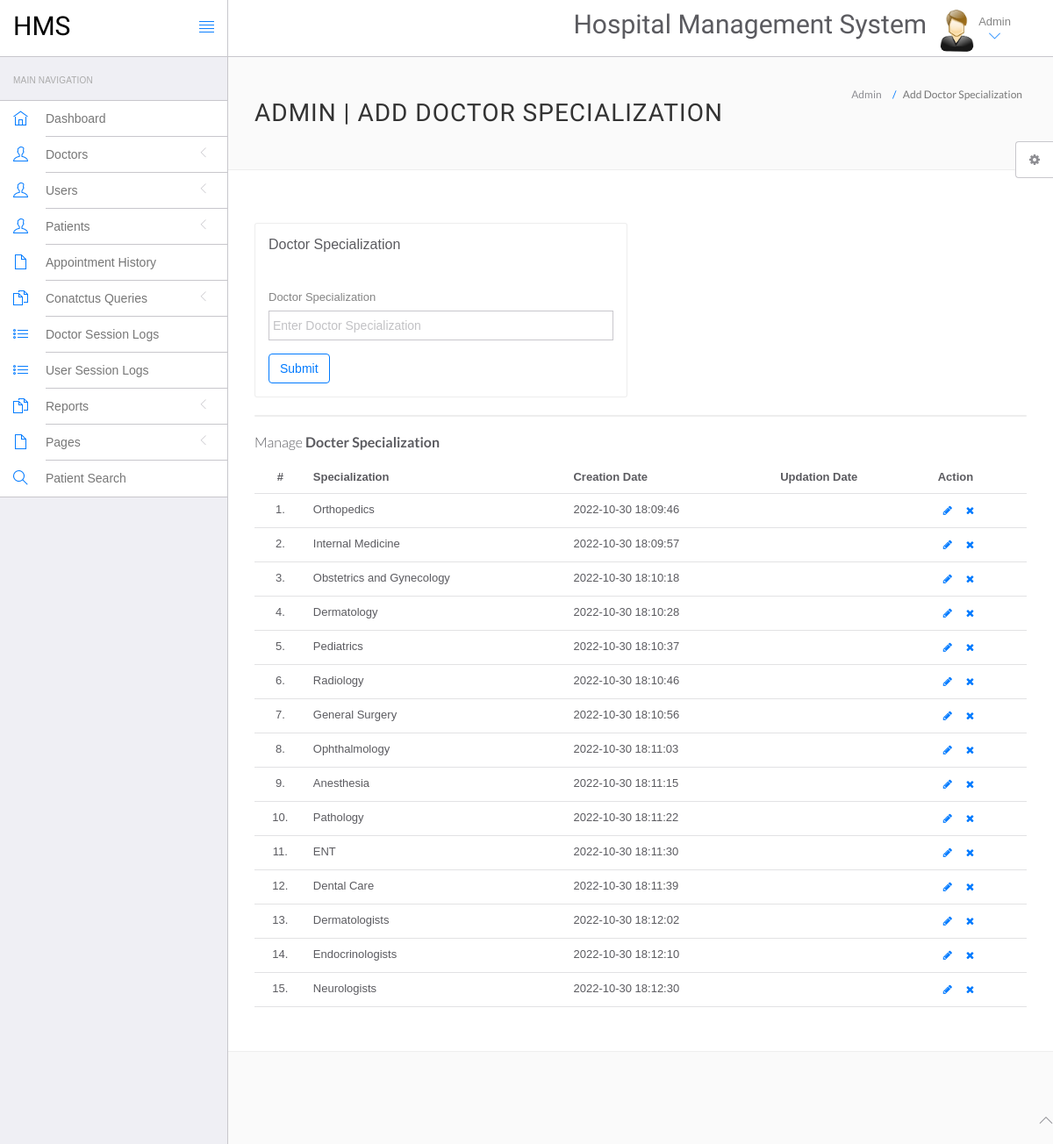
Page /hospital/hms/admin/doctor-specilization.php (signed in) on the committed database.
### tables this page shows
CREATE TABLE `doctorspecilization` (
  `id` int(11) NOT NULL,
  `specilization` varchar(255) DEFAULT NULL,
  `creationDate` timestamp NULL DEFAULT current_timestamp(),
  `updationDate` timestamp NULL DEFAULT NULL ON UPDATE current_timestamp()
);

### hospital/hms/admin/doctor-specilization.php (the view, shortened to what this page needs)
<?php
include('include/config.php');
if(strlen($_SESSION['id']==0)) {
 header('location:logout.php');
  } else{
?>
<!DOCTYPE html>
<html lang="en">
	<head>
		<link rel="stylesheet" href="vendor/bootstrap/css/bootstrap.min.css">
		<link rel="stylesheet" href="vendor/fontawesome/css/font-awesome.min.css">
		<link rel="stylesheet" href="vendor/themify-icons/themify-icons.min.css">
		<link href="vendor/animate.css/animate.min.css" rel="stylesheet" media="screen">
		<link href="vendor/perfect-scrollbar/perfect-scrollbar.min.css" rel="stylesheet" media="screen">
		<link href="vendor/switchery/switchery.min.css" rel="stylesheet" media="screen">
		<link href="vendor/bootstrap-touchspin/jquery.bootstrap-touchspin.min.css" rel="stylesheet" media="screen">
		<link href="vendor/select2/select2.min.css" rel="stylesheet" media="screen">
		<link href="vendor/bootstrap-datepicker/bootstrap-datepicker3.standalone.min.css" rel="stylesheet" media="screen">
		<link href="vendor/bootstrap-timepicker/bootstrap-timepicker.min.css" rel="stylesheet" media="screen">
		<link rel="stylesheet" href="assets/css/styles.css">
		<link rel="stylesheet" href="assets/css/plugins.css">
		<link rel="stylesheet" href="assets/css/themes/theme-1.css" id="skin_color" />
	</head>
	<body>
		<div id="app">
<?php include('include/sidebar.php');?>
			<div class="app-content">
						<?php include('include/header.php');?>
				<div class="main-content" >
					<div class="wrap-content container" id="container">
						<section id="page-title">
							<div class="row">
								<div class="col-sm-8">
									<h1 class="mainTitle">Admin | Add Doctor Specialization</h1>
																	</div>
								<ol class="breadcrumb">
									<li>
										<span>Admin</span>
									</li>
									<li class="active">
										<span>Add Doctor Specialization</span>
									</li>
								</ol>
							</div>
						</section>
						<div class="container-fluid container-fullw bg-white">
							<div class="row">
								<div class="col-md-12">
									<div class="row margin-top-30">
										<div class="col-lg-6 col-md-12">
											<div class="panel panel-white">
												<div class="panel-heading">
													<h5 class="panel-title">Doctor Specialization</h5>
												</div>
												<div class="panel-body">
													<form role="form" name="dcotorspcl" method="post" >
														<div class="form-group">
															<label for="exampleInputEmail1">
																Doctor Specialization
															</label>
							<input type="text" name="doctorspecilization" class="form-control"  placeholder="Enter Doctor Specialization">
														</div>
														<button type="submit" name="submit" class="btn btn-o btn-primary">
															Submit
														</button>
													</form>
												</div>
											</div>
										</div>
											</div>
										</div>
									<div class="col-lg-12 col-md-12">
											<div class="panel panel-white">
											</div>
										</div>
									</div>
									<div class="row">
								<div class="col-md-12">
									<h5 class="over-title margin-bottom-15">Manage <span class="text-bold">Docter Specialization</span></h5>
									<table class="table table-hover" id="sample-table-1">
										<thead>
											<tr>
												<th class="center">#</th>
												<th>Specialization</th>
												<th class="hidden-xs">Creation Date</th>
												<th>Updation Date</th>
												<th>Action</th>
											</tr>
										</thead>
										<tbody>
<?php
$sql=mysqli_query($con,"select * from doctorSpecilization");
$cnt=1;
while($row=mysqli_fetch_array($sql))
{
?>
											<tr>
												<td class="center"><?php echo $cnt;?>.</td>
												<td class="hidden-xs"><?php echo $row['specilization'];?></td>
												<td><?php echo $row['creationDate'];?></td>
												<td><?php echo $row['updationDate'];?>
												</td>
												<td >
												<div class="visible-md visible-lg hidden-sm hidden-xs">
							<a href="edit-doctor-specialization.php?id=<?php echo $row['id'];?>" class="btn btn-transparent btn-xs" tooltip-placement="top" tooltip="Edit"><i class="fa fa-pencil"></i></a>
	<a href="doctor-specilization.php?id=<?php echo $row['id']?>&del=delete" onClick="return confirm('Are you sure you want to delete?')"class="btn btn-transparent btn-xs tooltips" tooltip-placement="top" tooltip="Remove"><i class="fa fa-times fa fa-white"></i></a>
												</div>
												</td>
											</tr>
											<?php
$cnt=$cnt+1;
											 }?>
										</tbody>
									</table>
								</div>
							</div>
								</div>
							</div>
						</div>
					</div>
				</div>
	<?php include('include/footer.php');?>
	<?php include('include/setting.php');?>
	</body>
</html>
<?php } ?>

### hospital/hms/admin/assets/css/themes/theme-1.css (style rules this page uses)
body { background: #FAFAFA; }

### rows in the picture
doctorspecilization: specilization "Orthopedics", creationDate "2022-10-30 18:09:46"
doctorspecilization: specilization "Internal Medicine", creationDate "2022-10-30 18:09:57"
doctorspecilization: specilization "Obstetrics and Gynecology", creationDate "2022-10-30 18:10:18"
doctorspecilization: specilization "Dermatology", creationDate "2022-10-30 18:10:28"
doctorspecilization: specilization "Pediatrics", creationDate "2022-10-30 18:10:37"
doctorspecilization: specilization "Radiology", creationDate "2022-10-30 18:10:46"
doctorspecilization: specilization "General Surgery", creationDate "2022-10-30 18:10:56"
doctorspecilization: specilization "Ophthalmology", creationDate "2022-10-30 18:11:03"
doctorspecilization: specilization "Anesthesia", creationDate "2022-10-30 18:11:15"
doctorspecilization: specilization "Pathology", creationDate "2022-10-30 18:11:22"
doctorspecilization: specilization "ENT", creationDate "2022-10-30 18:11:30"
doctorspecilization: specilization "Dental Care", creationDate "2022-10-30 18:11:39"
doctorspecilization: specilization "Dermatologists", creationDate "2022-10-30 18:12:02"
doctorspecilization: specilization "Endocrinologists", creationDate "2022-10-30 18:12:10"
doctorspecilization: specilization "Neurologists", creationDate "2022-10-30 18:12:30"
